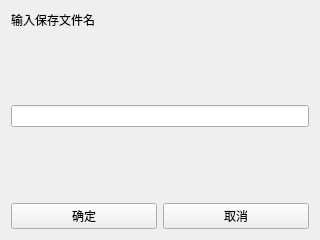
<?xml version="1.0" encoding="UTF-8"?>
<ui version="4.0">
 <class>EditWindow</class>
 <widget class="QWidget" name="EditWindow">
  <property name="geometry">
   <rect>
    <x>0</x>
    <y>0</y>
    <width>320</width>
    <height>240</height>
   </rect>
  </property>
  <property name="windowTitle">
   <string>Form</string>
  </property>
  <layout class="QVBoxLayout" name="verticalLayout">
   <item>
    <widget class="QLabel" name="label_2">
     <property name="text">
      <string>输入保存文件名</string>
     </property>
    </widget>
   </item>
   <item>
    <spacer name="verticalSpacer">
     <property name="orientation">
      <enum>Qt::Vertical</enum>
     </property>
     <property name="sizeHint" stdset="0">
      <size>
       <width>20</width>
       <height>60</height>
      </size>
     </property>
    </spacer>
   </item>
   <item>
    <widget class="QLineEdit" name="lineEdit_fileName"/>
   </item>
   <item>
    <spacer name="verticalSpacer_2">
     <property name="orientation">
      <enum>Qt::Vertical</enum>
     </property>
     <property name="sizeHint" stdset="0">
      <size>
       <width>20</width>
       <height>60</height>
      </size>
     </property>
    </spacer>
   </item>
   <item>
    <layout class="QHBoxLayout" name="horizontalLayout">
     <item>
      <widget class="QPushButton" name="btnPush_OK">
       <property name="text">
        <string>确定</string>
       </property>
      </widget>
     </item>
     <item>
      <widget class="QPushButton" name="btnPush_Cancel">
       <property name="text">
        <string>取消</string>
       </property>
      </widget>
     </item>
    </layout>
   </item>
  </layout>
 </widget>
 <resources/>
 <connections/>
</ui>
